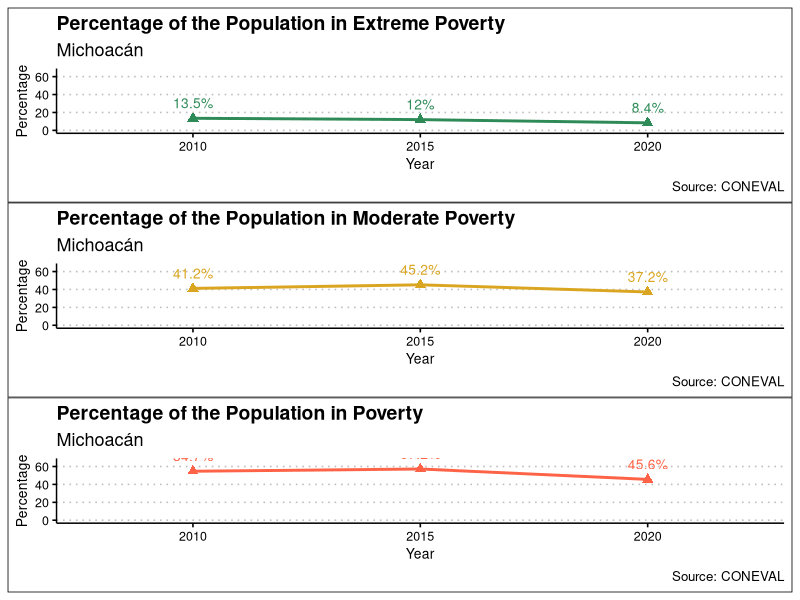
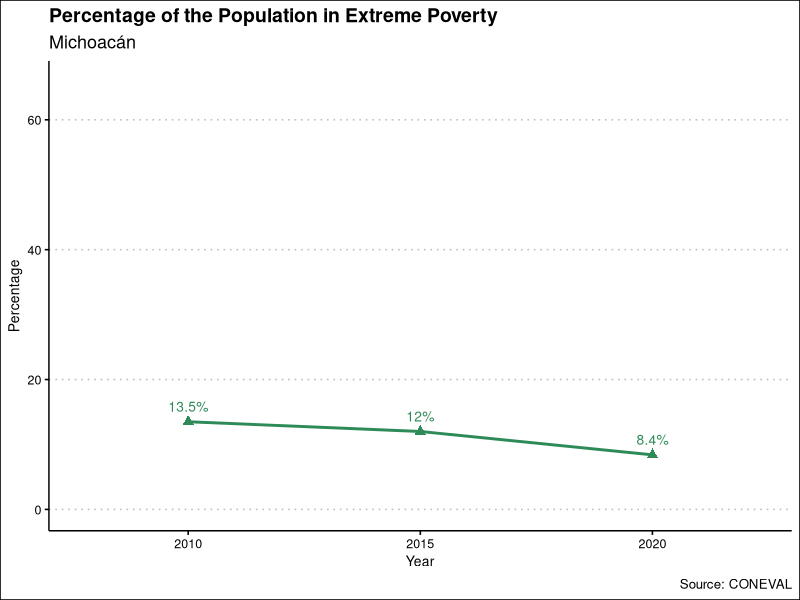
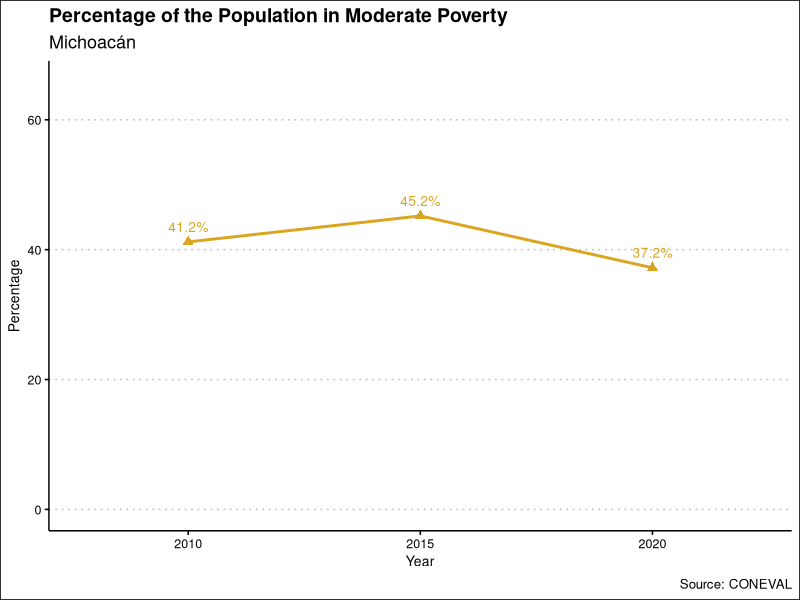
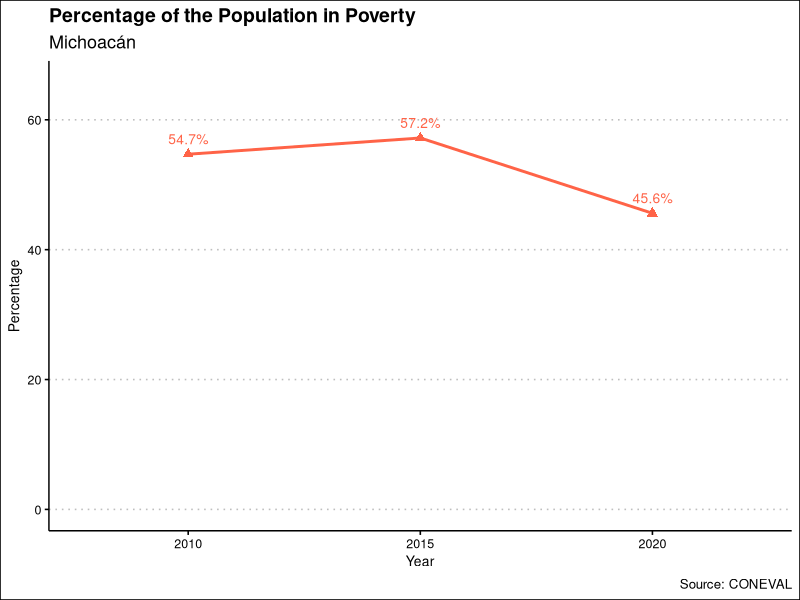
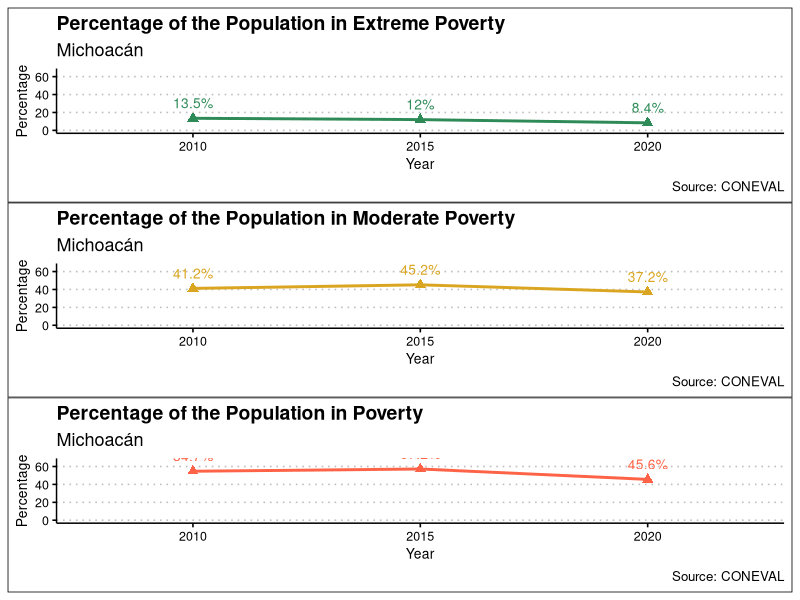

These figures' R source, in order:
# Green Gold Script: Poverty stats
# Author: Vidal Mendoza-Tinoco
# Last date modified: 2025-05-01

# Load libraries -----
library(dplyr)
library(ggplot2)
library(readxl)
library(ggthemes)
library(tidyr)
library(here)
library(patchwork)

# Load data and clean data -----
coneval <- read_xlsx(here("data", "concentrado_ind_de_pob_2020_clean.xlsx"))

## Filter for Michoacán (entity code 16)
df_mich <- coneval %>%
  filter(Clave_entidad == "16") %>%
  select(
    Clave_entidad,
    Entidad_federativa,
    ExtremePov_2010 = PobExt_Porcentaje2010,
    ExtremePov_2015 = PobExt_Porcentaje2015,
    ExtremePov_2020 = PobExt_Porcentaje2020,
    Poverty_2010 = Pobreza_Porcentaje2010,
    Poverty_2015 = Pobreza_Porcentaje2015,
    Poverty_2020 = Pobreza_Porcentaje2020,
    ModeratePov_2010 = PobrMod_Porcentaje2010,
    ModeratePov_2015 = PobMod_Porcentaje2015,
    ModeratePov_2020 = PobMod_Porcentaje2020
  )

## Pivot to long format
df_long <- df_mich %>%
  pivot_longer(
    cols = -c(Clave_entidad, Entidad_federativa),
    names_to = "Indicator",
    values_to = "Percentage"
  ) %>%
  mutate(
    Year = sub(".*_", "", Indicator),
    Type = case_when(
      grepl("Extreme", Indicator) ~ "Extreme Poverty",
      grepl("Moderate", Indicator) ~ "Moderate Poverty",
      grepl("Poverty", Indicator) ~ "Poverty"
    )
  )

# Plot -----
plot_poverty <- function(df, poverty_type, color) {
  df_plot <- df %>% filter(Type == poverty_type)
  
  ggplot(df_plot, aes(x = Year, y = Percentage, group = 1)) +
    geom_point(color = color, shape = 17, size = 2.5) +
    geom_line(color = color, linewidth = 1) +
    geom_text(aes(label = paste0(Percentage, "%")), vjust = -1, color = color, size = 3.5) +
    labs(
      title = paste("Percentage of the Population in", poverty_type),
      subtitle = "Michoacán",
      x = "Year", y = "Percentage",
      caption = "Source: CONEVAL"
    ) +
    ylim(0, max(df$Percentage) * 1.15) +
    theme_clean()
}

## Generate individual plots
plot_extreme <- plot_poverty(df_long, "Extreme Poverty", "seagreen")
plot_moderate <- plot_poverty(df_long, "Moderate Poverty", "goldenrod")
plot_total <- plot_poverty(df_long, "Poverty", "tomato")

ggsave("pov_extreme_mich.png", plot_extreme, path = "plots", dpi = "retina", width = 7, height = 4)
ggsave("pov_moderate_mich.png", plot_moderate, path = "plots", dpi = "retina", width = 7, height = 4)
ggsave("pov_total_mich.png", plot_total, path = "plots", dpi = "retina", width = 7, height = 4)

combined_plot <- plot_extreme / plot_moderate / plot_total
combined_plot

ggsave("poverty_mich_combined.png", combined_plot, path = "plots", dpi = "retina", width = 8, height = 8.5)
